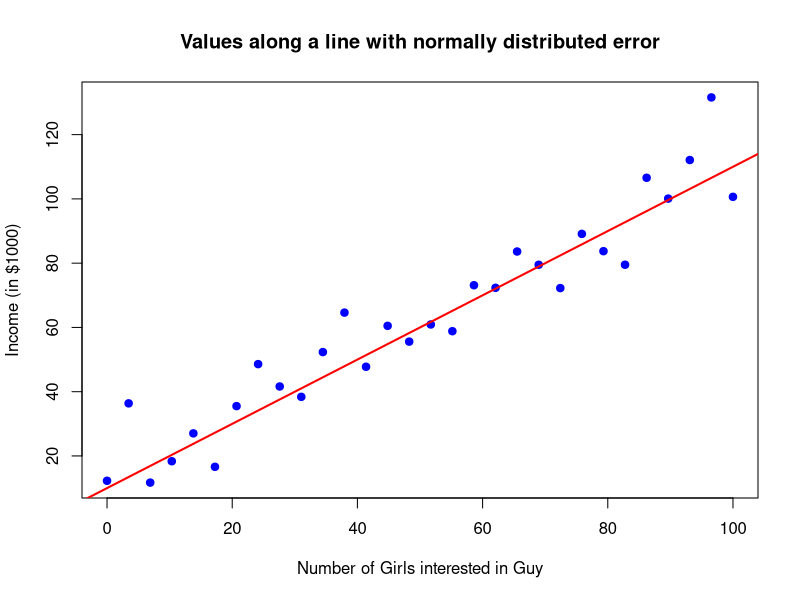

The R source for this figure:
## ---- chunk 1
library(tidyverse)
## ---- chunk 2
#Law
B1 <- 3 # 
B2 <- 1 # Girls interested in you increase per 1000 dollars income per year
E <- 3 # Variance of girls interested in you

rnorm

## ---- chunk 3
# Set seed for reproducibility
# set.seed(123)

# Parameters for the line
b1 <- 10      # Intercept
b2 <- 1    # Slope

# Generate x values in the desired range
x <- seq(0, 100, length.out = 30) # seq is range, length.out is number of points

# Compute y values without error
y <- b1 + b2 * x

# Generate normally distributed errors with mean 0 and standard deviation 3
error <- rnorm(length(x), mean = 0, sd = 10)

# Add error to the y values
y_with_error <- y + error

# Plot the results
plot(x, y_with_error, main = "Values along a line with normally distributed error", 
     xlab = "Number of Girls interested in Guy", ylab = "Income (in $1000)", pch = 19, col = "blue")
abline(b1, b2, col = "red", lwd = 2)  # Plot the true line for reference

## ---- chunk 4
N <- 10  
storage <- rep(NA, N)
storage

for (i in 1:N){
  storage[i] <- 5*i
  cat("i =", i, " and 5*i =", 5*i, " was saved in storage[", i, "]\n")
}

storage
